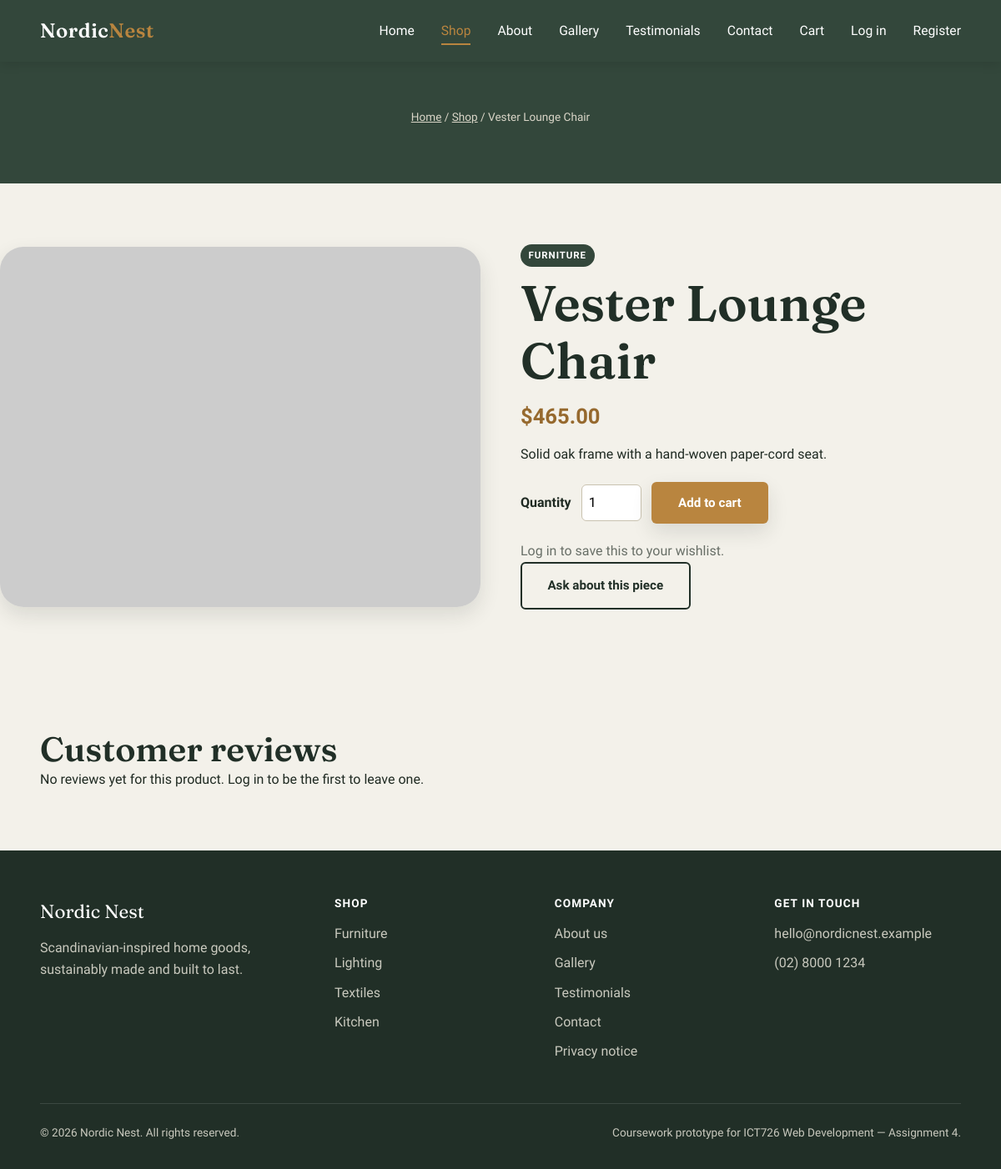
The page /product.php?id=4 on the database its author committed.
### tables this page shows
CREATE TABLE IF NOT EXISTS products (
    id              INT UNSIGNED AUTO_INCREMENT PRIMARY KEY,
    name            VARCHAR(150)  NOT NULL,
    category        ENUM('Furniture','Lighting','Textiles','Kitchen') NOT NULL,
    price           DECIMAL(10,2) NOT NULL,
    description     TEXT          NOT NULL,
    image_url       VARCHAR(255)  NOT NULL,
    stock           INT UNSIGNED  NOT NULL DEFAULT 0,
    created_at      TIMESTAMP     NOT NULL DEFAULT CURRENT_TIMESTAMP,
    updated_at      TIMESTAMP     NOT NULL DEFAULT CURRENT_TIMESTAMP ON UPDATE CURRENT_TIMESTAMP
);

### includes/functions.php (called while the page is built, shortened)
<?php
function h(?string $value): string
{
    return htmlspecialchars($value ?? '', ENT_QUOTES, 'UTF-8');
}
function current_user(): ?array
{
    return $_SESSION['user'] ?? null;
}
function is_logged_in(): bool
{
    return current_user() !== null;
}

### product.php (the view, shortened to what this page needs)
<?php
require_once __DIR__ . '/includes/functions.php';
$id = filter_input(INPUT_GET, 'id', FILTER_VALIDATE_INT);
$stmt = $pdo->prepare('SELECT id, name, category, price, description, image_url, stock FROM products WHERE id = ?');
$stmt->execute([$id]);
$product = $stmt->fetch();
$stmt = $pdo->prepare(
    "SELECT t.rating, t.comment, t.created_at, t.is_verified_purchase, u.full_name
     FROM testimonials t JOIN users u ON u.id = t.user_id
     WHERE t.product_id = ? AND t.status = 'approved'
     ORDER BY t.created_at DESC"
);
$stmt->execute([$id]);
$reviews = $stmt->fetchAll();
require __DIR__ . '/includes/header.php';
?>
<section class="page-header">
  <div class="container">
    <p class="breadcrumb"><a href="index.php">Home</a> / <a href="shop.php">Shop</a> / <?= h($product['name']) ?></p>
  </div>
</section>
<section class="split">
  <div class="product-media">
    <img src="<?= h($product['image_url']) ?>" alt="<?= h($product['name']) ?>" loading="lazy">
  </div>
  <div>
    <span class="card-tag"><?= h($product['category']) ?></span>
    <h1><?= h($product['name']) ?></h1>
    <p class="card-price large"><?= '$' . number_format((float)$product['price'], 2) ?></p>
    <?php $stock = (int)$product['stock']; ?>
    <p><?= h($product['description']) ?></p>
    <?php if ($stock > 0): ?>
      <form method="post" action="cart.php" class="add-to-cart-form add-to-cart-form-detail">
        <label for="qty">Quantity</label>
        <input type="number" id="qty" name="qty" value="1" min="1" max="<?= min(CART_MAX_QTY_PER_ITEM, $stock) ?>">
        <button type="submit" class="btn btn-primary">Add to cart</button>
      </form>
    <?php else: ?>
      <button type="button" class="btn btn-primary" disabled>Out of stock</button>
    <?php endif; ?>
    <?php if (is_logged_in()): ?>
      <?php $is_wishlisted = in_array((int)$product['id'], wishlist_product_ids($pdo, current_user()['id']), true); ?>
      <form method="post" action="wishlist.php" class="wishlist-form">
        <?= csrf_field() ?>
        <input type="hidden" name="product_id" value="<?= (int)$product['id'] ?>">
        <input type="hidden" name="redirect" value="product.php?id=<?= (int)$product['id'] ?>">
        <button type="submit" class="wishlist-btn" aria-pressed="<?= $is_wishlisted ? 'true' : 'false' ?>">
          <?= $is_wishlisted ? '♥ Saved to wishlist' : '♡ Save to wishlist' ?>
        </button>
      </form>
    <?php else: ?>
      <p class="muted"><a href="login.php">Log in</a> to save this to your wishlist.</p>
    <?php endif; ?>
    <a class="btn btn-outline" href="contact.php">Ask about this piece</a>
  </div>
</section>
<section class="container section">
  <h2>Customer reviews</h2>
  <?php if (empty($reviews)): ?>
    <p>No reviews yet for this product. <?= is_logged_in() ? '<a href="testimonials.php">Be the first to leave one.</a>' : '<a href="login.php">Log in</a> to be the first to leave one.' ?></p>
  <?php endif; ?>
</section>
<?php require __DIR__ . '/includes/footer.php'; ?>

### css/style.css (style rules this page uses)
:root { --color-bg: #F3F1EA; --color-ink: #1F2A22; --color-primary: #33473B; --color-primary-dark: #212F27; --color-accent: #B9853F; --color-accent-dark: #96692E; --color-card: #E7E1D3; --color-line: #C9C2AF; --color-white: #FFFFFF; --color-error: #A8402E; --color-success: #33473B; --font-display: 'Fraunces', Georgia, serif; --font-body: 'Work Sans', Arial, sans-serif; --radius-sm: 6px; --radius-md: 14px; --radius-lg: 28px; --shadow-card: 0 10px 24px rgba(31, 42, 34, 0.12); --shadow-card-hover: 0 18px 34px rgba(31, 42, 34, 0.18); --transition-base: 220ms ease; --container-width: 1180px; }
* { margin: 0; padding: 0; box-sizing: border-box; }
html { scroll-behavior: smooth; }
body { font-family: var(--font-body); background-color: var(--color-bg); color: var(--color-ink); line-height: 1.6; font-size: 1rem; -webkit-font-smoothing: antialiased; }
img { max-width: 100%; display: block; }
a { color: inherit; text-decoration: none; }
h1, h2, h3, h4 { font-family: var(--font-display); font-weight: 600; line-height: 1.15; color: var(--color-primary-dark); }
h1 { font-size: clamp(2.4rem, 5vw, 4rem); }
h2 { font-size: clamp(1.8rem, 3.4vw, 2.6rem); }
p { max-width: 65ch; }
.container { width: min(92%, var(--container-width)); margin-inline: auto; }
.btn { display: inline-block; font-family: var(--font-body); font-weight: 600; font-size: 0.95rem; padding: 0.9rem 1.9rem; border-radius: var(--radius-sm); border: 2px solid transparent; cursor: pointer; transition: transform var(--transition-base), box-shadow var(--transition-base), background var(--transition-base); }
.btn-primary { background: var(--color-accent); color: var(--color-white); box-shadow: var(--shadow-card); }
.btn-outline { background: transparent; color: var(--color-primary-dark); border-color: var(--color-primary-dark); }
.card-price { display: inline-block; margin-top: 0.6rem; font-weight: 700; color: var(--color-accent-dark); }
.card-tag { display: inline-block; font-size: 0.72rem; font-weight: 700; letter-spacing: 0.08em; text-transform: uppercase; background: var(--color-primary); color: var(--color-white); padding: 0.25rem 0.6rem; border-radius: 999px; margin-bottom: 0.6rem; }
.split { display: grid; grid-template-columns: 1fr 1fr; gap: 3rem; align-items: center; padding-block: 4.5rem; }
.split img { border-radius: var(--radius-lg); box-shadow: var(--shadow-card); }
.page-header { background: var(--color-primary); color: var(--color-white); padding-block: 3.5rem; text-align: center; }
.page-header p { margin-inline: auto; color: #DAD6C8; }
.breadcrumb { font-size: 0.85rem; color: #C7CCC5; margin-bottom: 0.8rem; }
.breadcrumb a { text-decoration: underline; }
.section { padding-block: 4.5rem; }
.muted { color: var(--color-ink); opacity: 0.65; }
.card-price.large { font-size: 1.6rem; margin: 0.75rem 0; }
.add-to-cart-form { margin-top: 0.75rem; }
.add-to-cart-form-detail { display: flex; align-items: center; gap: 0.75rem; margin: 1.25rem 0; }
.add-to-cart-form-detail label { font-weight: 600; }
.add-to-cart-form-detail input[type="number"] { width: 4.5rem; padding: 0.5rem; border: 1px solid var(--color-line); border-radius: var(--radius-sm); font: inherit; }
.product-media img { width: 100%; border-radius: var(--radius-lg); box-shadow: var(--shadow-card); }

### rows shown on the page
products: name "Vester Lounge Chair", category "FURNITURE", price "465.00", description "Solid oak frame with a hand-woven paper-cord seat."
